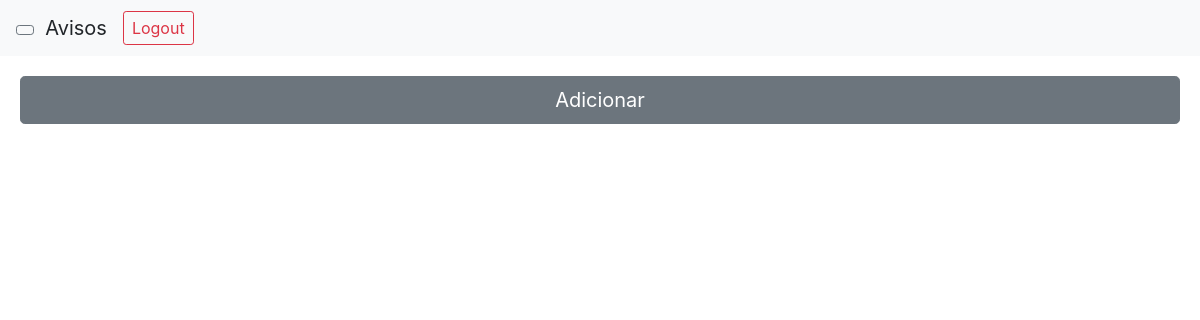
Page /admin/avisos.php (signed in) on the earlier database version.
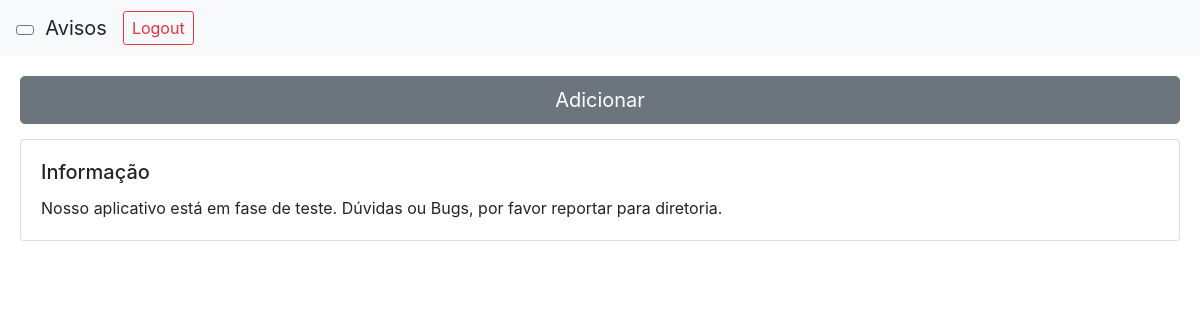
Same page on the later database version.
### tables this page shows
CREATE TABLE IF NOT EXISTS T_AVISOS (
	AVISO_ID  BIGINT UNSIGNED ZEROFILL NOT NULL AUTO_INCREMENT,  
    AVISO_TIT VARCHAR(100) NOT NULL,  
    AVISO_DES VARCHAR(700) NOT NULL,  
    PRIMARY KEY (AVISO_ID)
);

### admin/avisos.php (the view, shortened to what this page needs)
<!doctype html>
<html lang="pt-BR">
    <head>
        <link rel="stylesheet" href="https://stackpath.bootstrapcdn.com/bootstrap/4.3.1/css/bootstrap.min.css">
    </head>
    <body>
        <header style="float: left;width: 100%;">
            <nav class="navbar navbar-expand-lg navbar-light bg-light">
                <a class="navbar-brand" onclick="window.history.go(-1);"><button style="font-size: 1.2em;" type="button" class="btn btn-outline-secondary btn-sm"><ion-icon style="float: left;" name="arrow-round-back"></ion-icon></button> &nbsp;Avisos</a>
                <button style="font-size: 1.0em;" class="btn btn-outline-danger btn-sm" type="button" onclick="Logout();">Logout</button>
            </nav>
        </header>
        <main  style="float: left;width: 100%; padding: 20px;">
            <button onclick="criar();" style="margin-bottom: 15px;" type="button" class="btn btn-secondary btn-lg btn-block"><ion-icon name="add"></ion-icon> Adicionar</button>
            <?php
            $conexao = Database::conexao();
            $consulta = $conexao->query("SELECT * FROM T_AVISOS;");
            while ($linha = $consulta->fetch(PDO::FETCH_ASSOC)) {
                echo "<div class='card' style='width: 100%;'>";
                echo "<div class='card-body'>";
                echo "<h5 class='card-title'>" . $linha['AVISO_TIT'] . "</h5>";
                echo "<p class='card-text'>" . $linha['AVISO_DES'] . "</p>";
                echo "</div>";
                echo "</div>";
            }
            ?>
        </main>
    </body>
</html>

Differences in the rows shown:
added t_avisos: AVISO_TIT "Informação", AVISO_DES "Nosso aplicativo está em fase de teste. Dúvidas ou Bugs, por favor reportar para diretoria."
